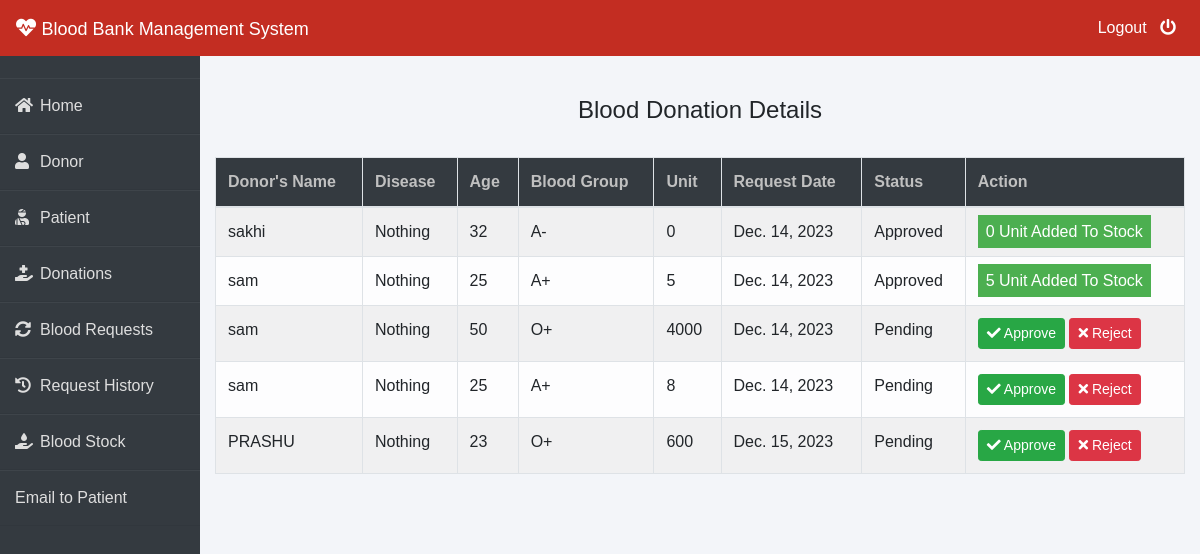
Page /admin-donation (signed in) on the committed database.
### donor/models.py (models this page shows, shortened)
class BloodDonate(models.Model):
    donor=models.ForeignKey(Donor,on_delete=models.CASCADE)
    disease=models.CharField(max_length=100,default="Nothing")
    age=models.PositiveIntegerField()
    bloodgroup=models.CharField(max_length=10)
    unit=models.PositiveIntegerField(default=0)
    status=models.CharField(max_length=20,default="Pending")
    date=models.DateField(auto_now=True)

class Donor(models.Model):
    user=models.OneToOneField(User,on_delete=models.CASCADE)
    profile_pic= models.ImageField(upload_to='profile_pic/Donor/',null=True,blank=True)
    bloodgroup=models.CharField(max_length=10)
    address = models.CharField(max_length=40)
    mobile = models.CharField(max_length=20,null=False)
    def __str__(self):
        return self.user.first_name

### blood/views.py (the view)
# urls.py: path('admin-donation', views.admin_donation_view,name='admin-donation'),
@login_required(login_url='adminlogin')
def admin_donation_view(request):
    donations=dmodels.BloodDonate.objects.all()
    return render(request,'blood/admin_donation.html',{'donations':donations})

### templates/blood/admin_donation.html (shortened to what this page needs)
{% extends 'blood/adminbase.html' %}
{% block content %}
{% load widget_tweaks %}
{%load static%}
<head>
   </head>
<br><br>
<div class="container">
    <H4 class="text-center">Blood Donation Details</H4><br>
    <table class="table table-light table-hover table-bordered table-striped">
        <thead class="bg-dark">
            <tr>
                <th scope="col" style="color: rgb(192, 192, 192);">Donor's Name</th>
                <th scope="col" style="color: rgb(192, 192, 192);">Disease</th>
                <th scope="col" style="color: rgb(192, 192, 192);">Age</th>
                <th scope="col" style="color: rgb(192, 192, 192);">Blood Group</th>
                <th scope="col" style="color: rgb(192, 192, 192);">Unit</th>
                <th scope="col" style="color: rgb(192, 192, 192);">Request Date</th>
                <th scope="col" style="color: rgb(192, 192, 192);">Status</th>
                <th style="color: rgb(192, 192, 192);">Action</th>
            </tr>
        </thead>
        <tbody>
            {% for t in donations %}
            <tr>
                <td> {{t.donor}}</td>
                <td> {{t.disease}}</td>
                <td> {{t.age}}</td>
                <td>{{t.bloodgroup}}</td>
                <td>{{t.unit}}</td>
                <td>{{t.date}}</td>
                <td>{{t.status}}</td>
                {% if t.status == 'Pending' %}
                <td>
                    <button class="btn btn-success btn-sm"><a  style="text-decoration: none;color: white;" href="{% url 'approve-donation' t.id  %}"><i class="fa fa-check"></i> Approve</a> </button>
                    <button class="btn btn-danger btn-sm"><a  style="text-decoration: none;color: white;" href="{% url 'reject-donation' t.id  %}"><i class="fa fa-times"></i> Reject</a> </button>
                </td>
                {% elif  t.status == 'Approved' %}
                <td><span class="label success">{{t.unit}} Unit Added To Stock</span></td>
                {% else %}
                <td><span class="label danger">0 Unit Added To Stock</span></td>
                {% endif %}
            </tr>
            {% endfor %}
        </tbody>
    </table>
</div>
{% endblock content %}

### templates/blood/adminbase.html (style rules this page uses)
* { margin: 0; padding: 0; box-sizing: border-box; list-style: none; text-decoration: none; font-family: 'Josefin Sans', sans-serif; }
body { background-color: #f3f5f9; }

### templates/blood/admin_donation.html (style rules this page uses)
.label { color: white; padding: 8px; }
.success { background-color: #4CAF50; }

### rows in the picture
BloodDonate: donor "sakhi", disease "Nothing", age "32", bloodgroup "A-", unit "0", date "Dec. 14, 2023", status "Approved"
BloodDonate: donor "sam", disease "Nothing", age "25", bloodgroup "A+", unit "5", date "Dec. 14, 2023", status "Approved"
BloodDonate: donor "sam", disease "Nothing", age "50", bloodgroup "O+", unit "4000", date "Dec. 14, 2023", status "Pending", shows "Approve"
BloodDonate: donor "sam", disease "Nothing", age "25", bloodgroup "A+", unit "8", date "Dec. 14, 2023", status "Pending", shows "Approve"
BloodDonate: donor "PRASHU", disease "Nothing", age "23", bloodgroup "O+", unit "600", date "Dec. 15, 2023", status "Pending", shows "Approve"
